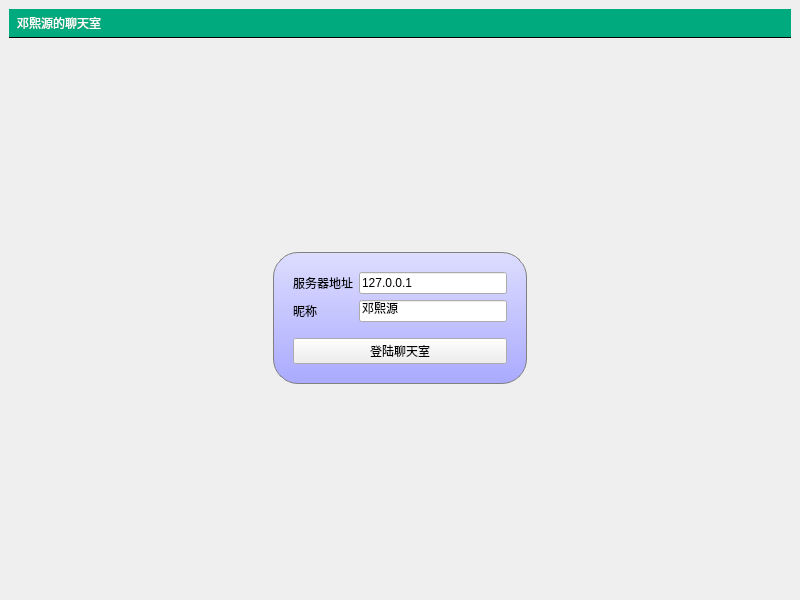
<?xml version="1.0" encoding="UTF-8"?>
<ui version="4.0">
 <class>MainWindow</class>
 <widget class="QMainWindow" name="MainWindow">
  <property name="geometry">
   <rect>
    <x>0</x>
    <y>0</y>
    <width>800</width>
    <height>600</height>
   </rect>
  </property>
  <property name="windowTitle">
   <string>聊天室客户端</string>
  </property>
  <property name="styleSheet">
   <string notr="true">#titleLabel {
background: white;

border: none;
border-bottom: 1px solid black;
padding: 5px;
font:24pt&quot;黑体&quot;;
color:rgb(255,255,255);
background-color:rgba(0,170,127,255);
}
#mainainFrame {
border: none;
background: white;
}
#loginFrame {
background: qlineargradient(x1: 0, y1: 0, x2: 0, y2: 1, stop: 0 #ddf, stop: 1 #aaf);
border: 1px solid gray;
padding: 10px;
border-radius: 25px;
}</string>
  </property>
  <widget class="QWidget" name="centralwidget">
   <layout class="QVBoxLayout" name="verticalLayout">
    <item>
     <widget class="QLabel" name="titleLabel">
      <property name="styleSheet">
       <string notr="true"/>
      </property>
      <property name="text">
       <string>邓熙源的聊天室</string>
      </property>
     </widget>
    </item>
    <item>
     <widget class="QStackedWidget" name="stackedWidget">
      <property name="currentIndex">
       <number>1</number>
      </property>
      <widget class="QWidget" name="chatPage">
       <layout class="QVBoxLayout" name="verticalLayout_4">
        <item>
         <layout class="QHBoxLayout" name="horizontalLayout">
          <item>
           <widget class="QTextEdit" name="roomTextEdit"/>
          </item>
          <item>
           <widget class="QListWidget" name="userListWidget">
            <property name="maximumSize">
             <size>
              <width>120</width>
              <height>16777215</height>
             </size>
            </property>
           </widget>
          </item>
         </layout>
        </item>
        <item>
         <layout class="QHBoxLayout" name="horizontalLayout_2">
          <item>
           <widget class="QLineEdit" name="sayLineEdit"/>
          </item>
          <item>
           <widget class="QPushButton" name="sendButton">
            <property name="text">
             <string>发送</string>
            </property>
           </widget>
          </item>
          <item>
           <widget class="QPushButton" name="logoutButton">
            <property name="text">
             <string>退出</string>
            </property>
           </widget>
          </item>
         </layout>
        </item>
       </layout>
      </widget>
      <widget class="QWidget" name="loginPage">
       <layout class="QGridLayout" name="gridLayout">
        <item row="0" column="1">
         <spacer name="verticalSpacer_2">
          <property name="orientation">
           <enum>Qt::Orientation::Vertical</enum>
          </property>
          <property name="sizeHint" stdset="0">
           <size>
            <width>20</width>
            <height>158</height>
           </size>
          </property>
         </spacer>
        </item>
        <item row="1" column="0">
         <spacer name="horizontalSpacer">
          <property name="orientation">
           <enum>Qt::Orientation::Horizontal</enum>
          </property>
          <property name="sizeHint" stdset="0">
           <size>
            <width>232</width>
            <height>20</height>
           </size>
          </property>
         </spacer>
        </item>
        <item row="1" column="1">
         <widget class="QFrame" name="loginFrame">
          <property name="frameShape">
           <enum>QFrame::Shape::StyledPanel</enum>
          </property>
          <property name="frameShadow">
           <enum>QFrame::Shadow::Raised</enum>
          </property>
          <layout class="QVBoxLayout" name="verticalLayout_3">
           <item>
            <layout class="QVBoxLayout" name="verticalLayout_2">
             <item>
              <layout class="QFormLayout" name="formLayout">
               <item row="0" column="0">
                <widget class="QLabel" name="label_2">
                 <property name="text">
                  <string>服务器地址</string>
                 </property>
                </widget>
               </item>
               <item row="0" column="1">
                <widget class="QLineEdit" name="serverEdit">
                 <property name="text">
                  <string>127.0.0.1</string>
                 </property>
                </widget>
               </item>
               <item row="1" column="0">
                <widget class="QLabel" name="userName">
                 <property name="text">
                  <string>昵称</string>
                 </property>
                </widget>
               </item>
               <item row="1" column="1">
                <widget class="QLineEdit" name="userNameEdit">
                 <property name="text">
                  <string>邓熙源</string>
                 </property>
                </widget>
               </item>
              </layout>
             </item>
             <item>
              <spacer name="verticalSpacer">
               <property name="orientation">
                <enum>Qt::Orientation::Vertical</enum>
               </property>
               <property name="sizeType">
                <enum>QSizePolicy::Policy::Fixed</enum>
               </property>
               <property name="sizeHint" stdset="0">
                <size>
                 <width>20</width>
                 <height>10</height>
                </size>
               </property>
              </spacer>
             </item>
             <item>
              <widget class="QPushButton" name="loginButton">
               <property name="text">
                <string>登陆聊天室</string>
               </property>
              </widget>
             </item>
            </layout>
           </item>
          </layout>
         </widget>
        </item>
        <item row="1" column="2">
         <spacer name="horizontalSpacer_2">
          <property name="orientation">
           <enum>Qt::Orientation::Horizontal</enum>
          </property>
          <property name="sizeHint" stdset="0">
           <size>
            <width>232</width>
            <height>20</height>
           </size>
          </property>
         </spacer>
        </item>
        <item row="2" column="1">
         <spacer name="verticalSpacer_3">
          <property name="orientation">
           <enum>Qt::Orientation::Vertical</enum>
          </property>
          <property name="sizeHint" stdset="0">
           <size>
            <width>20</width>
            <height>159</height>
           </size>
          </property>
         </spacer>
        </item>
       </layout>
      </widget>
     </widget>
    </item>
   </layout>
  </widget>
 </widget>
 <resources/>
 <connections/>
</ui>
